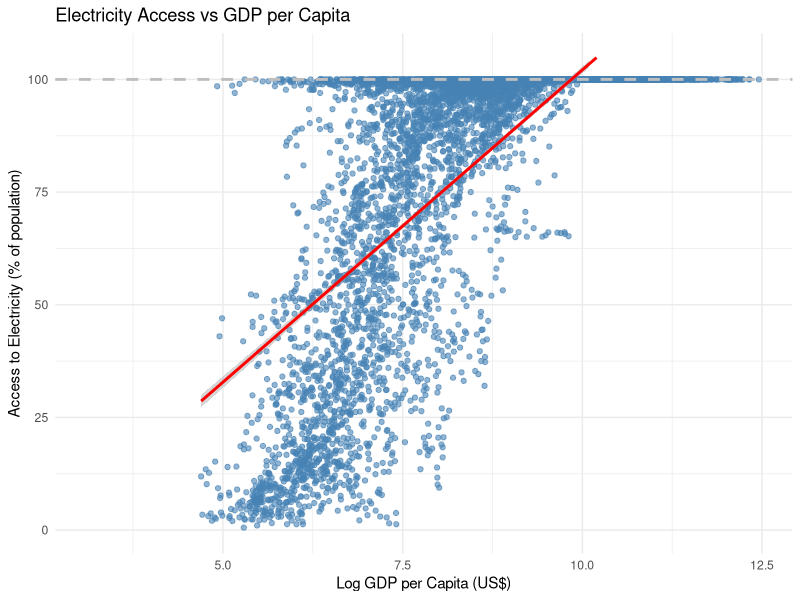
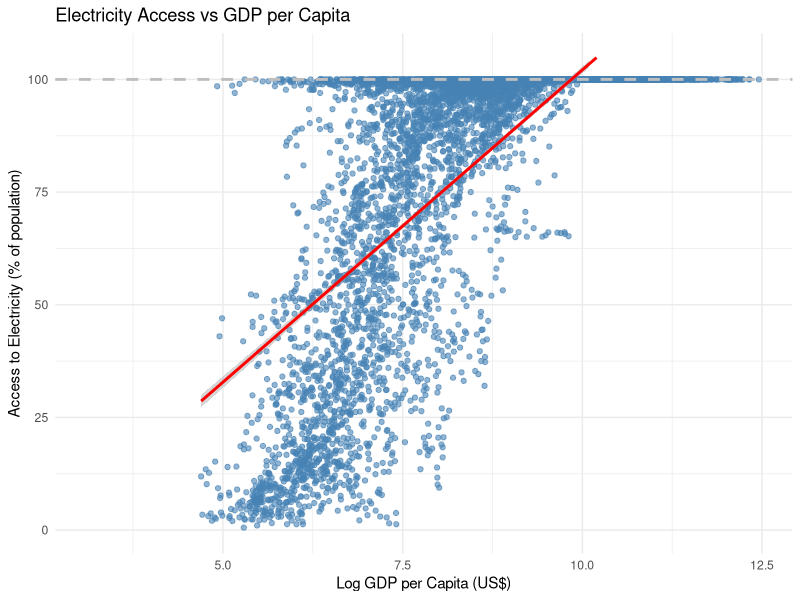

These figures' R source, in order: (Note: this script raises an error after producing the figures.)
# ============================================================================
# PROJECT: Economic Growth and Environmental Indicators
# SCRIPT:  Generate summary statistics
# AUTHOR:  Grace Carver
# DATE:    May 28, 2026
# ============================================================================
#
# PURPOSE:
#   Create summary statistics
#   - Descriptive statistics for each indicator
#
# INPUT:
#   data/processed/economic_environment_indicators.csv
#
# OUTPUT:
#   output/tables/summary_statistics.csv
#
# ============================================================================

library(tidyverse)
library(data.table)
library(knitr)

# Set working directory;

setwd("~/Desktop/economic-growth-environment-data")

# Read cleaned data;

WorldBank <- read.csv("data/processed/economic_environment_indicators.csv")

# Create log GDP for easier interpretation;

WorldBank$LogGdpPerCapita <- log(WorldBank$GdpPerCapita)

# Summary statistics for each indicator;

access_summary <- WorldBank %>%
  summarise(
    Indicator = "Access to Electricity",
    Unit = "% of population",
    'Number of Countries' = n_distinct(CountryCode[!is.na(AccessToElec)]),
    Mean = round(mean(AccessToElec, na.rm = TRUE), 2),
    Median = round(median(AccessToElec, na.rm = TRUE), 2),
    Min = round(min(AccessToElec, na.rm = TRUE), 2),
    Max = round(max(AccessToElec, na.rm = TRUE), 2),
    StdDev = round(sd(AccessToElec, na.rm = TRUE), 2),
    'Correlation With LogGDP' = round(cor(AccessToElec, LogGdpPerCapita, 
                                          use = "complete.obs"), 3)
  )

renewables_summary <- WorldBank %>%
  summarise(
    Indicator = "Share of Renewable Electricity",
    Unit = "% of Total",
    'Number of Countries' = n_distinct(CountryCode[!is.na(ShareRenewableElec)]),
    Mean = round(mean(ShareRenewableElec, na.rm = TRUE), 2),
    Median = round(median(ShareRenewableElec, na.rm = TRUE), 2),
    Min = round(min(ShareRenewableElec, na.rm = TRUE), 2),
    Max = round(max(ShareRenewableElec, na.rm = TRUE), 2),
    StdDev = round(sd(ShareRenewableElec, na.rm = TRUE), 2),
    'Correlation With LogGDP' = round(cor(ShareRenewableElec, LogGdpPerCapita, 
                                          use = "complete.obs"), 3)
  )

# Create figure;

WorldBank %>%
  ggplot(aes(x = LogGdpPerCapita, y = AccessToElec)) +
  geom_point(alpha = 0.6, color = "steelblue") +
  geom_smooth(method = "lm", color = "red", se = TRUE) +
  geom_hline(yintercept = 100, linetype = "dashed", color = "gray", size = 1) +
  ylim(0, 105) +  # Set y-axis from 0 to 105
  labs(
    title = "Electricity Access vs GDP per Capita",
    x = "Log GDP per Capita (US$)",
    y = "Access to Electricity (% of population)"
  ) +
  theme_minimal()

ggsave("output/figures/gdp_vs_electricity.png", width = 8, height = 5)

# Write tables to CSV;

write.csv(access_summary, "output/tables/access_to_electricity_summary.csv",
          row.names = FALSE)
write.csv(renewables_summary, "output/tables/share_renewable_electricity_summary.csv", 
          row.names = FALSE)
